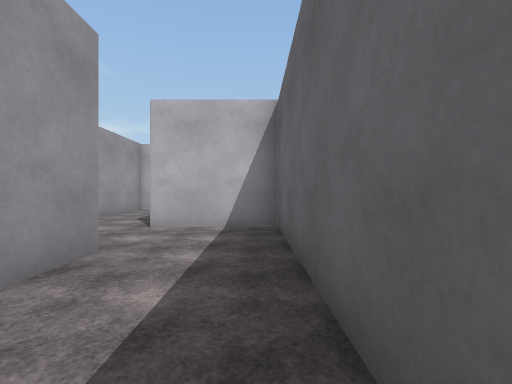
[1] (above)

19 first-person views from a walk through a scene from a Unity 3-D project. The camera is 1.5 m above the floor, looks level and sees 85° across. The floor is counted in squares, 2 m on a side. Each view is taken from the middle of a square. On the plan, view 1 faces up. The plan holds only what a view shows up to about 10 squares ahead; the rest is blank. The place goes on beyond the plan. The player is left out. Some animated figures are left out. Surface patterns are stand-ins for the level's own textures.

[2]
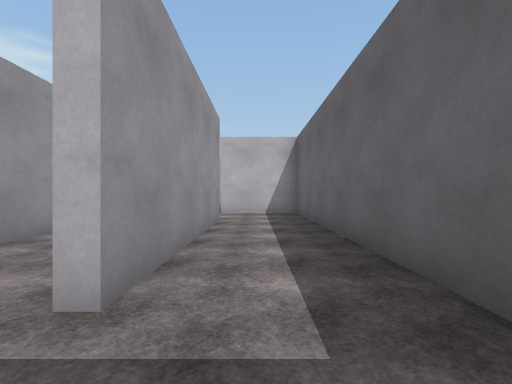

[3]
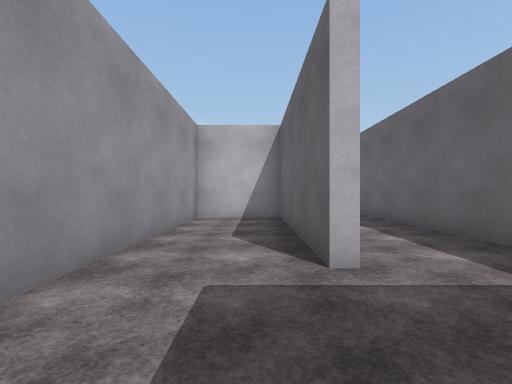

[4]
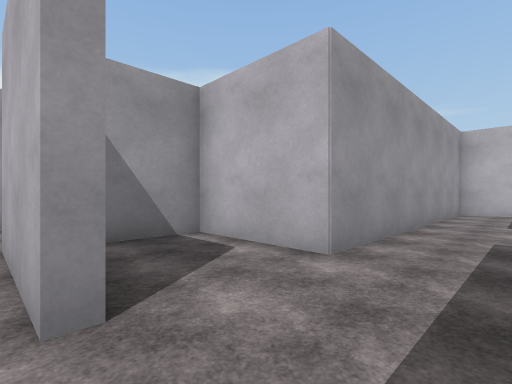

[5]
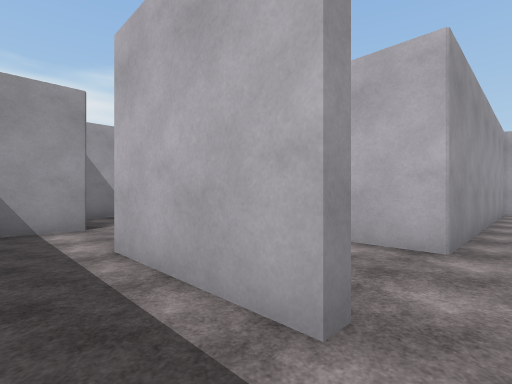

[6]
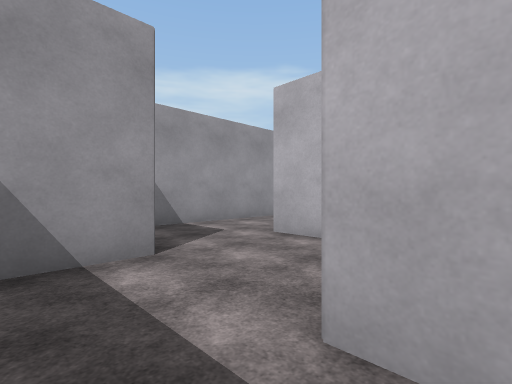

[7]
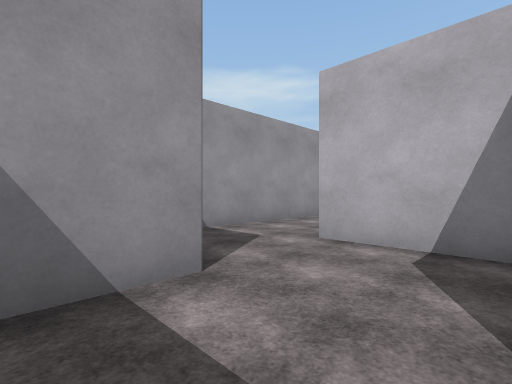

[8]
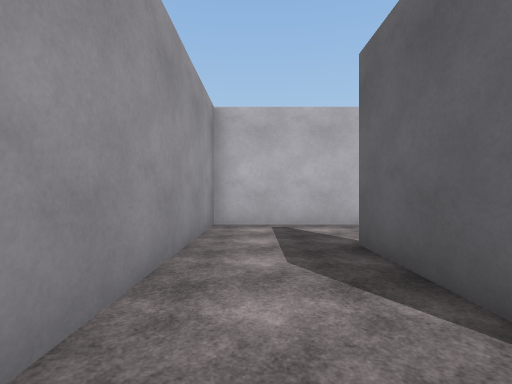

[9]
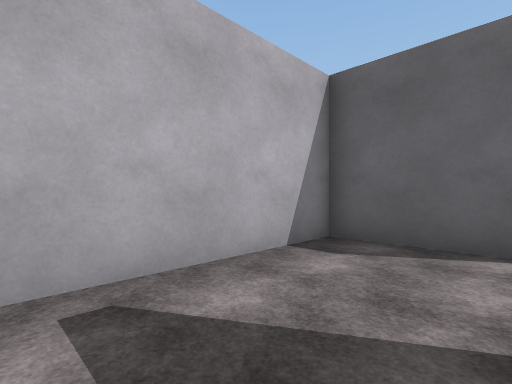

[10]
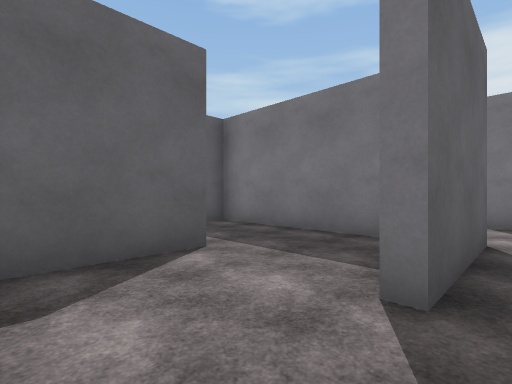

[11]
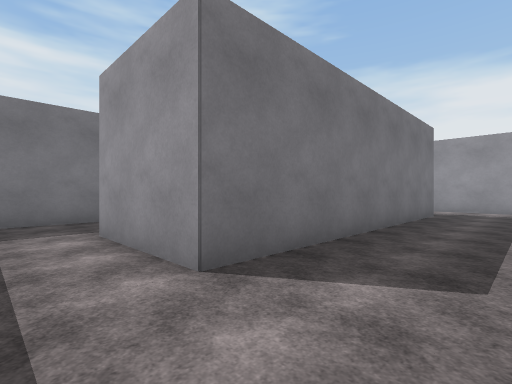

[12]
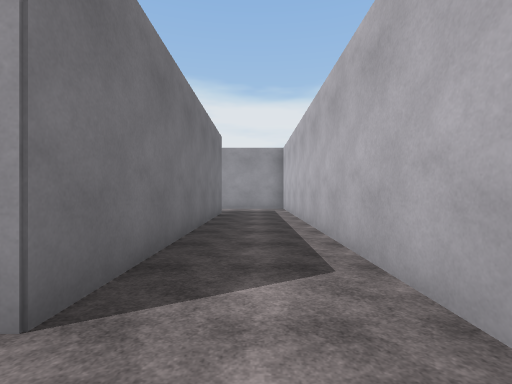

[13]
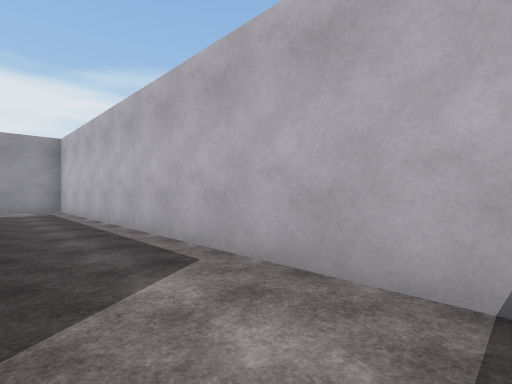

[14]
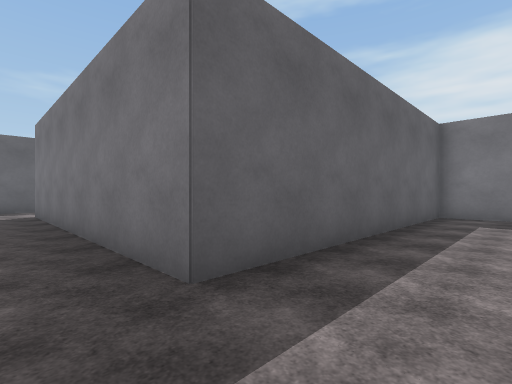

[15]
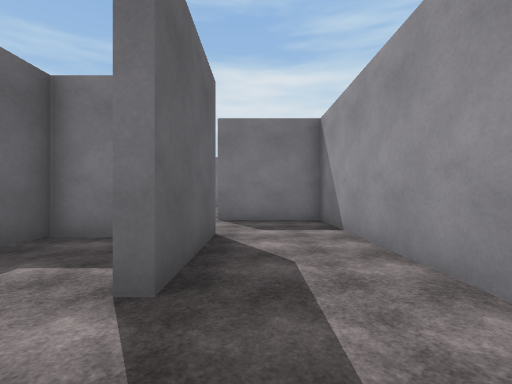

[16]
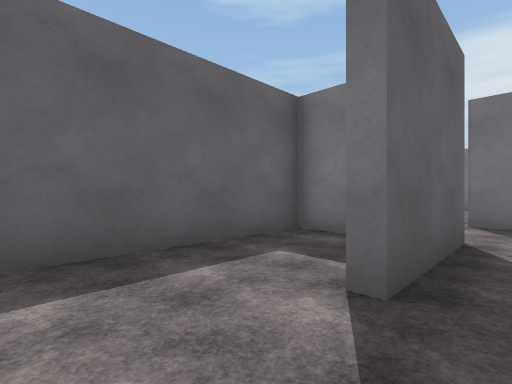

[17]
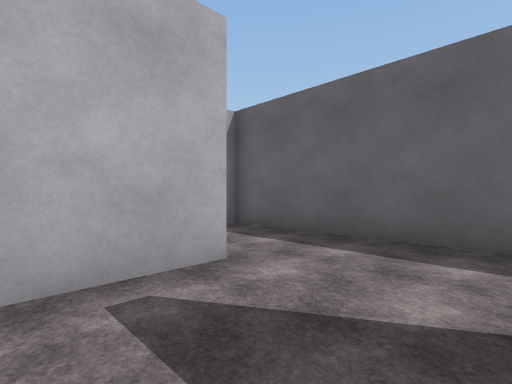

[18]
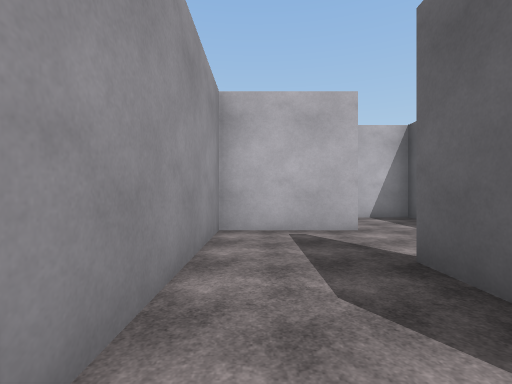

[19]
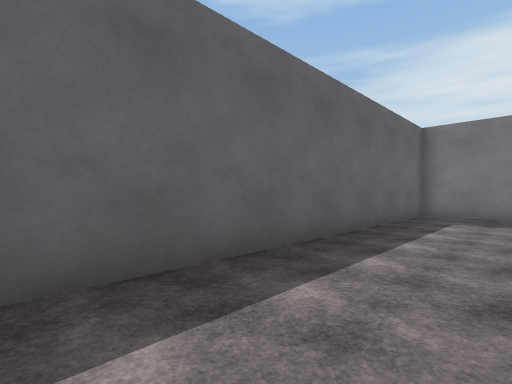

### Floor plan
Key: @ floor where view 1 was taken; # wall or solid block; . floor.
Columns run from 19 left of view 1 to 1 right of it. Each row starts with its distance up from view 1.
 12               ####..#
 11               #.....#
 10               #.....#
  9               #.....#
  8               #..#..#
  7               #..#..#
  6               #..####
  5               #.....#
  4 ##################..#
  3 #.............#..#..#
  2 #.............#..#..#
  1 #..#########..#..#..#
  0  ..#  #....#..#..#.@#
 -1  ..#  #....#..#..#..#
 -2  ..#  #.#..#..#..#..#
 -3  ..#  #.#.....#.....#
 -4  ..#  #.##....#.....#
 -5  ..#  #..######..####
 -6  ..#  #....#.....
 -7  ###  ###..####..
 -8    #    #........
 -9         #.......

Positions as (right, up) in squares from view 1, and headings:
1: (0, 0), facing up
2: (-1, -4), facing up
3: (-3, -5), facing up
4: (-3, -8), facing up-left
5: (-4, -9), facing up-left
6: (-7, -9), facing up-left
7: (-8, -9), facing up-left
8: (-12, -6), facing up
9: (-12, -2), facing up-right
10: (-11, 0), facing down-right
11: (-6, 3), facing down-left
12: (-6, 2), facing left
13: (-6, 1), facing up-left
14: (-18, 2), facing down-right
15: (-3, 11), facing down
16: (-3, 11), facing down-right
17: (-4, 9), facing up-right
18: (-4, 6), facing up
19: (-2, 5), facing down-right
